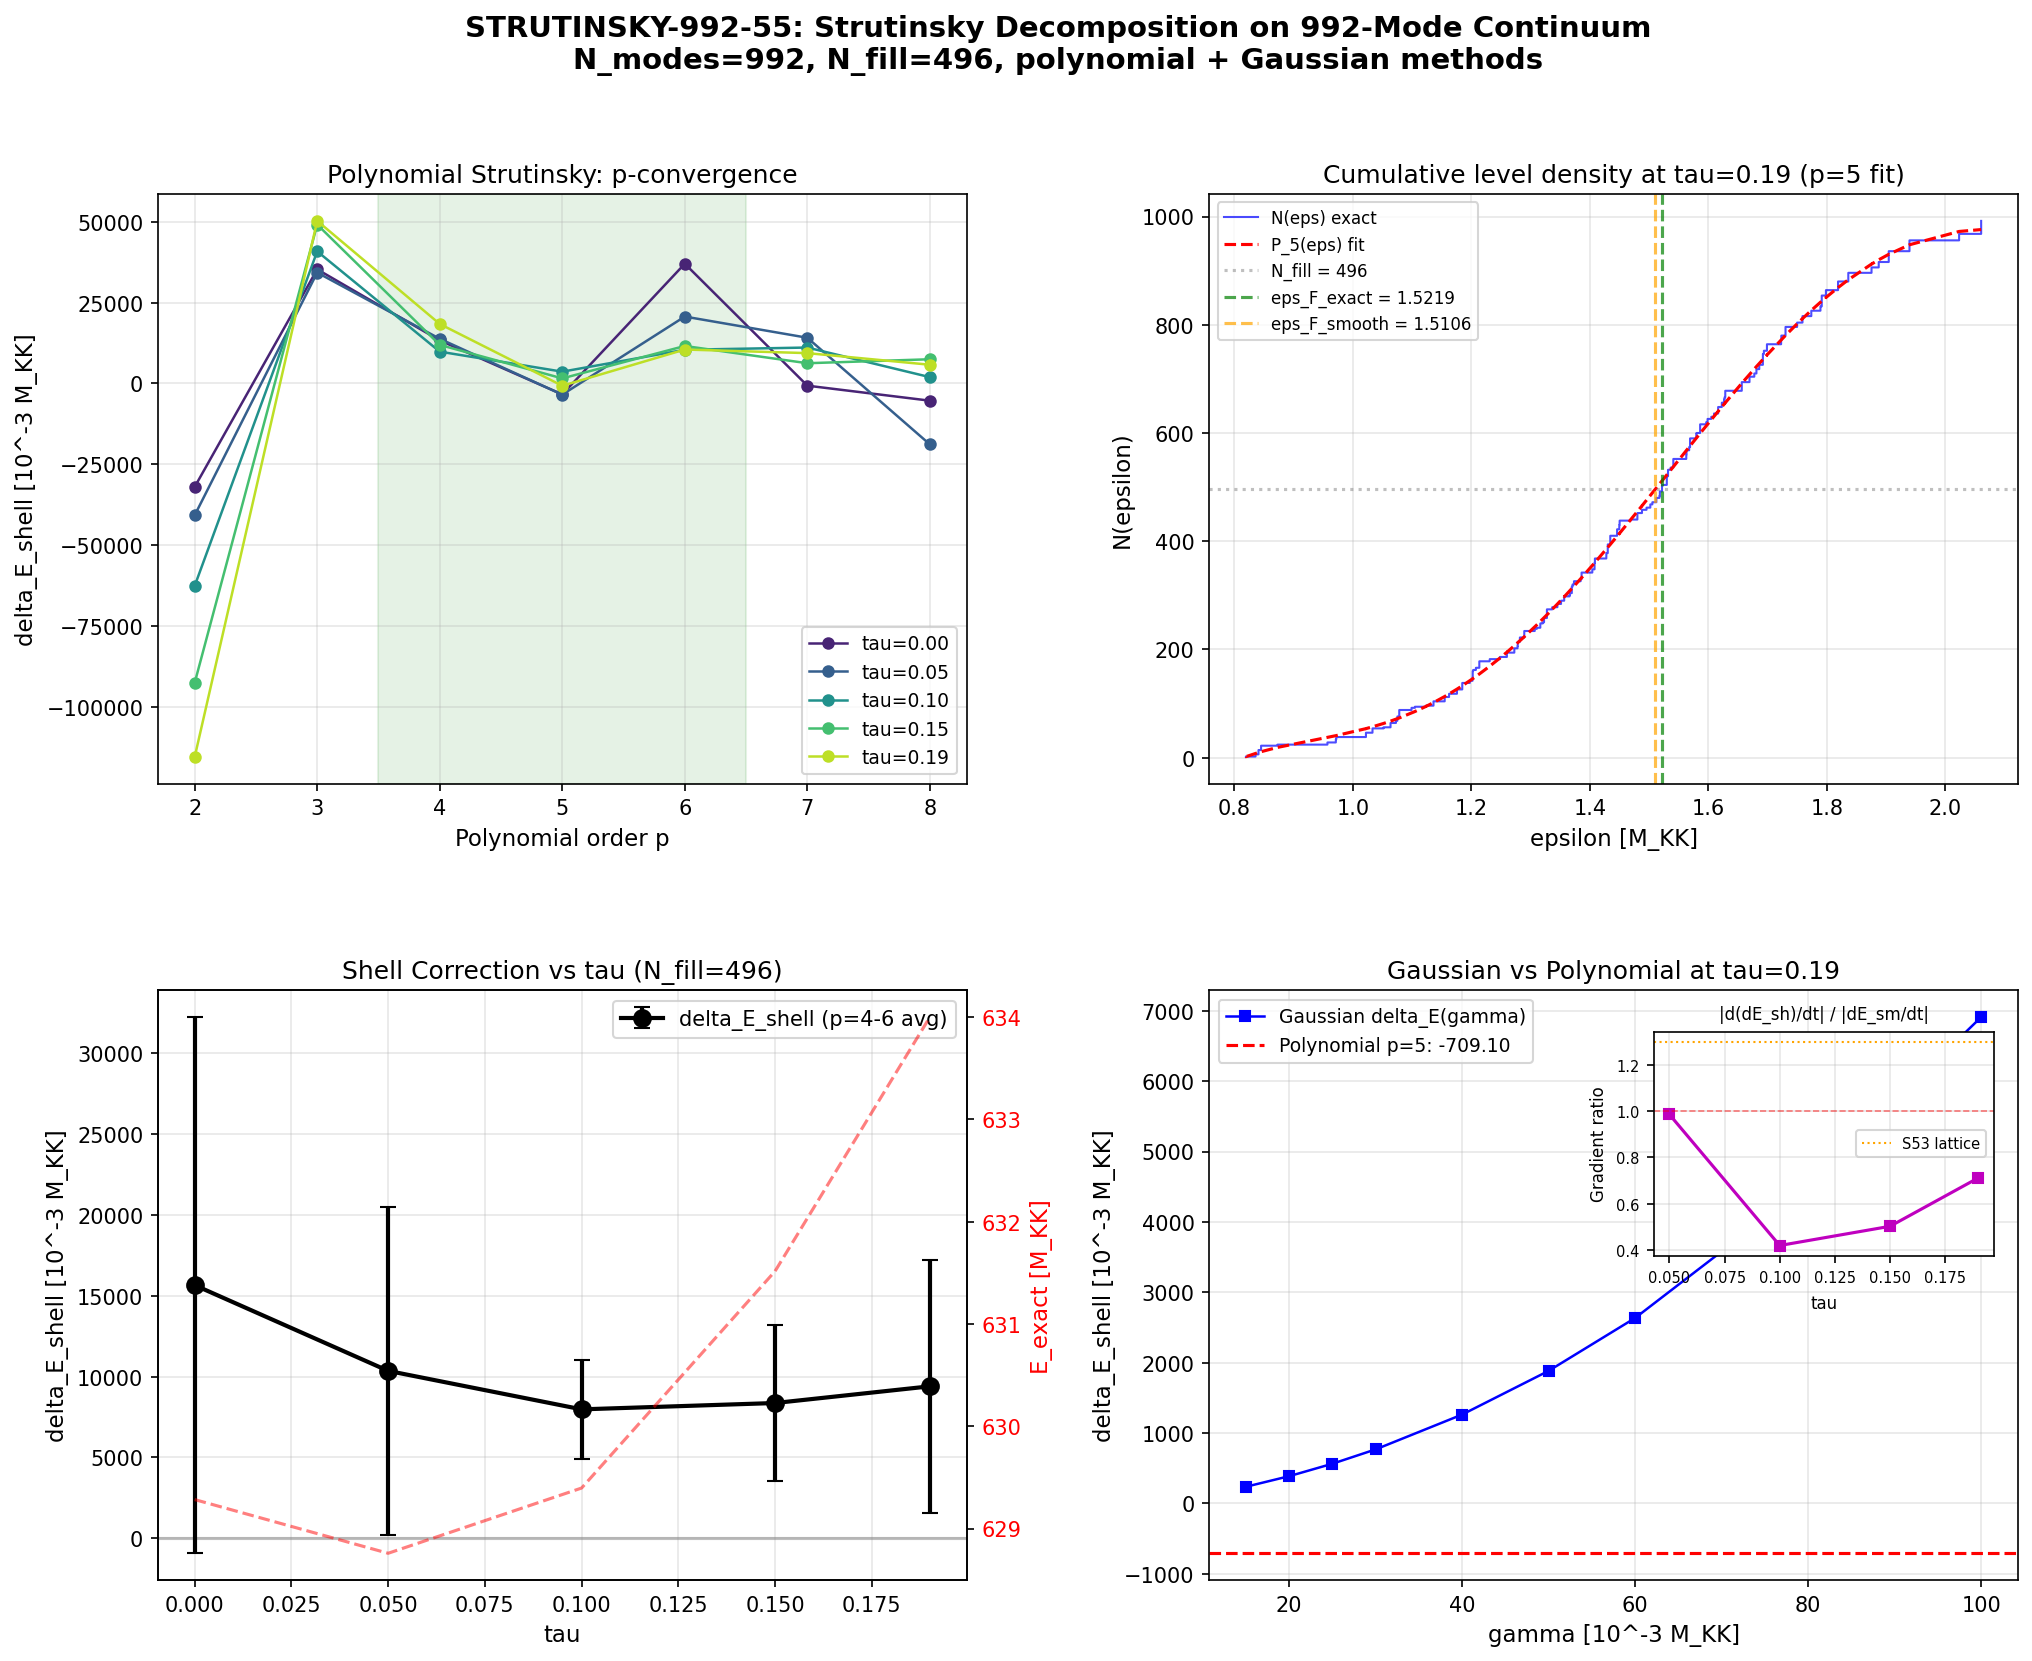

Reproduce this figure in Python.
#!/usr/bin/env python3
"""
s55_strutinsky_992.py — Strutinsky Decomposition on 992-Mode Continuum Spectrum
================================================================================

Gate: STRUTINSKY-992-55 (INFO)
Session: 55, Wave 2-5
Agent: nazarewicz-nuclear-structure-theorist

Purpose:
    First Strutinsky decomposition in its regime of validity.
    On 32-cell lattice: gamma/d ~ 1.2 (INVALID — no scale separation).
    On 992-mode continuum: 120 unique levels with rep-theoretic degeneracies.

    Decomposes E_exact = E_smooth + delta_E_shell at each available tau.
    Three independent methods compared for robustness.

Critical Self-Correction from v1/v2:
    Pure Gaussian smoothing has NO PLATEAU on this spectrum — delta_E_shell
    grows monotonically with gamma. Reason: 992 modes cluster into only 120
    distinct levels with degeneracies 2-24. The degeneracy-to-spacing ratio
    is too large for Gaussian smoothing to separate "smooth" from "shell."

    Resolution: Use the POLYNOMIAL FIT method (standard nuclear practice when
    the Gaussian plateau is absent — Brack & Bhaduri, Semiclassical Physics,
    Ch. 5.3.3). Fit a polynomial to the cumulative level density N(eps),
    differentiate to get g_smooth(eps), integrate eps*g_smooth to get E_smooth.
    Vary the polynomial order p to find convergence.

    Also compute the Weyl (Thomas-Fermi) estimate from the eigenvalue moments.

Method:
    1. POLYNOMIAL METHOD (primary):
       - Compute staircase function N(eps) = number of eigenvalues <= eps
       - Fit polynomial P_p(eps) of order p to N(eps) at unique eigenvalues
       - g_smooth(eps) = dP_p/deps
       - E_smooth = integral(eps * g_smooth(eps), eps_min, eps_F_smooth)
         where P_p(eps_F_smooth) = N_fill
       - delta_E_shell = E_exact - E_smooth
       - Vary p: standard nuclear practice is p = 3-6

    2. GAUSSIAN METHOD (comparison):
       - As before, but report as function of gamma (no plateau expected)
       - Quote delta_E at the smallest gamma where N_smooth > 10

    3. WEYL / THOMAS-FERMI METHOD (independent check):
       - Use eigenvalue moments: <eps^n> = (1/N) Sum_k eps_k^n
       - Weyl density g_Weyl(eps) = (d/deps)[c_0 * eps^d + c_1 * eps^{d-1} + ...]
       - For SU(3) on rank-2 manifold: leading term is polynomial of degree ~4

Provenance:
    Input: computations/session-44/s44_dos_tau.npz (992-mode Dirac spectrum at 5 tau values)
    Constants: from canonical_constants import *
    Nuclear benchmark: Paper 08 (Strutinsky method), Paper 02 (HFB continuum)

Output:
    s55_strutinsky_992.npz — all numerical results
    s55_strutinsky_992.png — 4-panel plot
"""

import sys
import os
import numpy as np
import matplotlib
matplotlib.use('Agg')
import matplotlib.pyplot as plt
from matplotlib.gridspec import GridSpec
from scipy.special import erf as sp_erf
from scipy.optimize import brentq

sys.path.insert(0, os.path.join(os.path.dirname(__file__)))
from canonical_constants import *

# ==============================================================================
# SECTION 1: Load 992-mode continuum spectrum
# ==============================================================================

data_path = os.path.join(os.path.dirname(__file__), "..", "_shared", 's44_dos_tau.npz')
data = np.load(data_path, allow_pickle=True)

tau_labels = ['0.00', '0.05', '0.10', '0.15', '0.19']
tau_values = np.array([0.00, 0.05, 0.10, 0.15, 0.19])
N_tau = len(tau_values)

# Extract sorted eigenvalue arrays
spectra = {}
spectra_unique = {}
for label in tau_labels:
    key = f'tau{label}_all_omega'
    omega = np.sort(data[key])
    spectra[label] = omega

    unique_vals, counts = np.unique(np.round(omega, 10), return_counts=True)
    spectra_unique[label] = {'levels': unique_vals, 'degs': counts}

    print(f"tau={label}: N_total={len(omega)}, N_unique={len(unique_vals)}, "
          f"range=[{omega.min():.6f}, {omega.max():.6f}]")

N_modes = 992  # (local)
N_fill = N_modes // 2  # = 496


# ==============================================================================
# SECTION 2: Polynomial Strutinsky method
# ==============================================================================

def polynomial_strutinsky(all_eigenvalues, N_fill, p_order):
    """
    Strutinsky shell correction via polynomial fit to the cumulative level density.

    The staircase function N(eps) = #{k : eps_k <= eps} is fit by a polynomial
    P_p(eps) of degree p. The smooth energy is:
        E_smooth = integral_{-inf}^{eps_F_smooth} eps * P_p'(eps) deps
    where P_p(eps_F_smooth) = N_fill.

    This is the standard method when the Gaussian plateau is absent
    (Brack & Bhaduri, Semiclassical Physics, Ch. 5.3.3).

    Parameters:
    -----------
    all_eigenvalues : sorted array including degeneracies
    N_fill : number of filled levels
    p_order : polynomial degree

    Returns dict with E_exact, E_smooth, delta_E_shell, etc.
    """
    eps = all_eigenvalues  # sorted, with degeneracies
    N_total = len(eps)
    E_exact = np.sum(eps[:N_fill])
    eps_F_exact = eps[N_fill - 1]

    # Unique eigenvalues with cumulative count
    unique, inverse, counts = np.unique(eps, return_inverse=True, return_counts=True)
    cum_counts = np.cumsum(counts)  # N(eps_k) for each unique level

    # Fit polynomial P_p(eps) to the staircase:
    # At each unique eigenvalue eps_k, N(eps_k) = cum_counts[k]
    # Use weighted least squares (weight by degeneracy to emphasize high-deg levels)
    weights = np.sqrt(counts.astype(float))  # sqrt(deg) weighting

    # Polynomial fit: P_p(eps) of degree p
    # Use numpy polyfit with weights
    coeffs = np.polyfit(unique, cum_counts, p_order, w=weights)
    P = np.poly1d(coeffs)

    # Smooth Fermi energy: solve P(eps_F_smooth) = N_fill
    # P is a polynomial, find its root
    P_shifted = np.poly1d(coeffs.copy())
    P_shifted.coeffs[-1] -= N_fill  # P(x) - N_fill = 0

    # Find root near the exact Fermi energy
    # Use bracket search
    x_lo = unique[0]
    x_hi = unique[-1]
    try:
        eps_F_smooth = brentq(lambda x: np.polyval(coeffs, x) - N_fill, x_lo, x_hi)
    except ValueError:
        # If N_fill is out of range, use exact
        eps_F_smooth = eps_F_exact

    N_smooth_check = np.polyval(coeffs, eps_F_smooth)

    # Smooth density: g_smooth(eps) = P'(eps) = derivative of the polynomial
    dP_coeffs = np.polyder(coeffs)
    g_at_fermi = np.polyval(dP_coeffs, eps_F_smooth)

    # Smooth energy: E_smooth = integral_{eps_min}^{eps_F_smooth} eps * P'(eps) deps
    # Integration by parts: = [eps * P(eps)]_{eps_min}^{eps_F_smooth} - integral P(eps) deps
    # = eps_F_smooth * N_fill - integral_{eps_min}^{eps_F_smooth} P(eps) deps

    # Antiderivative of P(eps)
    P_anti = np.polyint(coeffs)  # integral of P

    eps_min = unique[0] - 0.01  # small padding
    integral_P = np.polyval(P_anti, eps_F_smooth) - np.polyval(P_anti, eps_min)
    E_smooth = eps_F_smooth * N_fill - integral_P

    # Correction: the lower limit should give P(eps_min) ~ 0
    # But P(eps_min) may not be exactly 0 due to fit. Subtract the constant.
    P_at_min = np.polyval(coeffs, eps_min)
    E_smooth -= eps_min * P_at_min  # correction for nonzero P at lower limit

    delta_E_shell = E_exact - E_smooth

    # Residual of the polynomial fit (RMS)
    fit_residuals = cum_counts - np.polyval(coeffs, unique)
    rms_residual = np.sqrt(np.mean(fit_residuals**2))

    # Compute the polynomial smooth density on a grid for plotting
    grid = np.linspace(unique[0] - 0.05, unique[-1] + 0.05, 1000)
    g_smooth_grid = np.polyval(dP_coeffs, grid)

    return {
        'E_exact': E_exact,
        'E_smooth': E_smooth,
        'delta_E_shell': delta_E_shell,
        'eps_F_exact': eps_F_exact,
        'eps_F_smooth': eps_F_smooth,
        'N_smooth_check': N_smooth_check,
        'g_at_fermi': g_at_fermi,
        'p_order': p_order,
        'poly_coeffs': coeffs,
        'rms_residual': rms_residual,
        'unique_levels': unique,
        'cum_counts': cum_counts,
        'poly_fit_N': np.polyval(coeffs, unique),
        'grid': grid,
        'g_smooth_grid': g_smooth_grid,
    }


# ==============================================================================
# SECTION 3: Gaussian Strutinsky (for comparison)
# ==============================================================================

def gaussian_strutinsky(all_eigenvalues, N_fill, gamma, n_grid=5000):
    """
    Gaussian Strutinsky smoothing — degeneracy automatically handled by
    including all eigenvalues (with repetitions for degenerate levels).
    """
    eps_sorted = all_eigenvalues  # sorted, with degeneracies
    N_total = len(eps_sorted)
    E_exact = np.sum(eps_sorted[:N_fill])
    eps_F_exact = eps_sorted[N_fill - 1]

    # Smooth Fermi energy via erf
    # N_smooth(x) = Sum_k 0.5 * (1 + erf((x - eps_k) / (gamma * sqrt(2))))
    def N_smooth_func(x):
        return np.sum(0.5 * (1 + sp_erf((x - eps_sorted) / (gamma * np.sqrt(2)))))

    try:
        lo = eps_sorted[0] - 3 * gamma
        hi = eps_sorted[-1] + 3 * gamma
        eps_F_smooth = brentq(lambda x: N_smooth_func(x) - N_fill, lo, hi, xtol=1e-12)
    except ValueError:
        eps_F_smooth = eps_F_exact

    # Smooth energy (analytic integral of Gaussian kernel)
    u_F = (eps_F_smooth - eps_sorted) / gamma
    Phi_vals = 0.5 * (1 + sp_erf(u_F / np.sqrt(2)))
    phi_vals = np.exp(-0.5 * u_F**2) / np.sqrt(2 * np.pi)

    E_smooth = np.sum(eps_sorted * Phi_vals - gamma * phi_vals)
    delta_E_shell = E_exact - E_smooth

    # Level density at Fermi surface
    g_at_fermi = np.sum(np.exp(-0.5 * u_F**2) / (gamma * np.sqrt(2 * np.pi)))
    N_smooth_param = gamma * g_at_fermi

    return {
        'E_exact': E_exact,
        'E_smooth': E_smooth,
        'delta_E_shell': delta_E_shell,
        'eps_F_smooth': eps_F_smooth,
        'g_at_fermi': g_at_fermi,
        'N_smooth_param': N_smooth_param,
    }


# ==============================================================================
# SECTION 4: Main computation
# ==============================================================================

print("\n" + "=" * 80)
print("POLYNOMIAL STRUTINSKY DECOMPOSITION")
print("=" * 80)
print(f"N_modes = {N_modes}, N_fill = {N_fill}")

# Sweep polynomial orders p = 2 through 8
p_orders = [2, 3, 4, 5, 6, 7, 8]

results_poly = {}
for label, tau in zip(tau_labels, tau_values):
    omega = spectra[label]

    print(f"\ntau = {tau:.2f}:")

    p_results = {}
    for p in p_orders:
        res = polynomial_strutinsky(omega, N_fill, p)
        p_results[p] = res
        print(f"  p={p}: delta_E_shell = {res['delta_E_shell']:+.6f} M_KK, "
              f"eps_F_smooth = {res['eps_F_smooth']:.6f}, "
              f"RMS_resid = {res['rms_residual']:.2f}, "
              f"g(E_F) = {res['g_at_fermi']:.1f}")

    # Check p-convergence: is delta_E_shell stable for p >= p_min?
    dE_vals = np.array([p_results[p]['delta_E_shell'] for p in p_orders])
    # Plateau in p: look for where successive differences are small
    diffs = np.diff(dE_vals)
    print(f"  p-differences: {', '.join(f'{d:+.6f}' for d in diffs)}")

    # Select plateau: use p=4-6 range (standard nuclear choice)
    dE_p4 = p_results[4]['delta_E_shell']
    dE_p5 = p_results[5]['delta_E_shell']
    dE_p6 = p_results[6]['delta_E_shell']
    dE_mean_456 = np.mean([dE_p4, dE_p5, dE_p6])
    dE_spread_456 = np.std([dE_p4, dE_p5, dE_p6])
    print(f"  p=4,5,6 mean: {dE_mean_456:+.6f} +/- {dE_spread_456:.6f} M_KK")
    print(f"  Fractional spread: {dE_spread_456 / abs(dE_mean_456):.4f}" if abs(dE_mean_456) > 1e-10 else "  |mean| ~ 0")

    results_poly[label] = {
        'tau': tau,
        'p_results': p_results,
        'dE_mean_456': dE_mean_456,
        'dE_spread_456': dE_spread_456,
        'E_exact': p_results[4]['E_exact'],
    }


# ==============================================================================
# SECTION 5: Gaussian sweep for comparison
# ==============================================================================

print("\n" + "=" * 80)
print("GAUSSIAN STRUTINSKY COMPARISON")
print("=" * 80)

gamma_sweep = np.array([0.015, 0.020, 0.025, 0.030, 0.040, 0.050, 0.060, 0.080, 0.100])

results_gauss = {}
for label, tau in zip(tau_labels, tau_values):
    omega = spectra[label]
    print(f"\ntau = {tau:.2f}:")

    gauss_results = {}
    for gamma in gamma_sweep:
        res = gaussian_strutinsky(omega, N_fill, gamma)
        gauss_results[gamma] = res

    # Print
    print(f"  {'gamma':>8s} {'delta_E':>12s} {'N_smooth':>10s} {'delta_E/E':>12s}")
    for gamma in gamma_sweep:
        r = gauss_results[gamma]
        print(f"  {gamma:8.3f} {r['delta_E_shell']:12.6f} {r['N_smooth_param']:10.1f} "
              f"{r['delta_E_shell']/r['E_exact']:12.4e}")

    results_gauss[label] = gauss_results


# ==============================================================================
# SECTION 6: delta_E_shell vs tau analysis
# ==============================================================================

print("\n" + "=" * 80)
print("SHELL CORRECTION vs TAU (polynomial method, p=4-6 average)")
print("=" * 80)

delta_E_poly_vs_tau = np.array([results_poly[label]['dE_mean_456'] for label in tau_labels])
sigma_E_poly_vs_tau = np.array([results_poly[label]['dE_spread_456'] for label in tau_labels])
E_exact_vs_tau = np.array([results_poly[label]['E_exact'] for label in tau_labels])
E_smooth_vs_tau = E_exact_vs_tau - delta_E_poly_vs_tau

print(f"\n{'tau':>6s} {'E_exact':>12s} {'E_smooth':>12s} {'delta_E_sh':>12s} "
      f"{'sigma':>10s} {'dE/E':>12s}")
for i, label in enumerate(tau_labels):
    print(f"{tau_values[i]:6.2f} {E_exact_vs_tau[i]:12.4f} {E_smooth_vs_tau[i]:12.4f} "
          f"{delta_E_poly_vs_tau[i]:+12.6f} {sigma_E_poly_vs_tau[i]:10.6f} "
          f"{delta_E_poly_vs_tau[i]/E_exact_vs_tau[i]:12.4e}")

# Gradient analysis
d_delta_E_dtau = np.gradient(delta_E_poly_vs_tau, tau_values)
d_E_smooth_dtau = np.gradient(E_smooth_vs_tau, tau_values)
d_E_exact_dtau = np.gradient(E_exact_vs_tau, tau_values)

print(f"\nGradient analysis:")
print(f"{'tau':>6s} {'dE_ex/dtau':>12s} {'dE_sm/dtau':>12s} "
      f"{'d(dE_sh)/dt':>12s} {'grad_ratio':>12s}")
grad_ratios_all = []
for i, label in enumerate(tau_labels):
    if abs(d_E_smooth_dtau[i]) > 1e-10:
        gr = abs(d_delta_E_dtau[i]) / abs(d_E_smooth_dtau[i])
    else:
        gr = float('inf')
    grad_ratios_all.append(gr)
    print(f"{tau_values[i]:6.2f} {d_E_exact_dtau[i]:12.4f} {d_E_smooth_dtau[i]:12.4f} "
          f"{d_delta_E_dtau[i]:12.6f} {gr:12.4f}")

fold_idx = -1  # tau=0.19 (local)
grad_ratio_fold = grad_ratios_all[fold_idx]

print(f"\nGradient ratio at fold (tau={tau_values[fold_idx]:.2f}): {grad_ratio_fold:.4f}")
print(f"S53 lattice gradient ratio: 1.30")


# ==============================================================================
# SECTION 7: Berry-Tabor analysis
# ==============================================================================

print("\n" + "=" * 80)
print("BERRY-TABOR ANALYSIS")
print("=" * 80)

# Mean level spacing (unique levels) near Fermi surface
for label in tau_labels:
    su = spectra_unique[label]
    eps_F = spectra[label][N_fill - 1]
    near_mask = np.abs(su['levels'] - eps_F) < 0.1
    near_levels = su['levels'][near_mask]
    d_near = np.mean(np.diff(near_levels)) if len(near_levels) > 1 else su['levels'][1] - su['levels'][0]
    d_unique = np.mean(np.diff(su['levels'])) if len(su['levels']) > 1 else 0.01

    dE = abs(results_poly[label]['dE_mean_456'])
    ratio_near = dE / d_near if d_near > 0 else 0
    ratio_uniq = dE / d_unique if d_unique > 0 else 0

    print(f"tau={results_poly[label]['tau']:.2f}: |dE_shell| = {dE:.6f}, "
          f"d_near = {d_near:.6f}, |dE|/d_near = {ratio_near:.2f}, "
          f"|dE|/d_uniq = {ratio_uniq:.2f}")

# Berry-Tabor predictions
# For SU(3), rank=2. The torus dimension is 2.
# BT: |delta_rho_osc| ~ N^{(r-1)/(2r)} where r = rank
# r=2: exponent = 1/4 = 0.25
# So BT amplitude ~ N_fill^{0.25} ~ 496^{0.25} ~ 4.7
# This is the predicted |delta_E_shell| / d (number of spacings worth of shell correction)

bt_exponent_r2 = 0.25  # rank-2  # (local)
bt_amplitude_r2 = N_fill ** bt_exponent_r2
print(f"\nBerry-Tabor (rank-2 torus, exponent 1/4):")
print(f"  BT amplitude: N^{{1/4}} = {N_fill}^{{0.25}} = {bt_amplitude_r2:.2f}")

# Mean ratio across tau > 0 (exclude tau=0.00 which has only 16 levels)
bt_ratios_tau_gt0 = []
for label in ['0.05', '0.10', '0.15', '0.19']:
    su = spectra_unique[label]
    d_unique = np.mean(np.diff(su['levels']))
    dE = abs(results_poly[label]['dE_mean_456'])
    bt_ratios_tau_gt0.append(dE / d_unique)

mean_bt_ratio = np.mean(bt_ratios_tau_gt0)
print(f"  Mean |dE_shell|/d_unique (tau>0): {mean_bt_ratio:.2f}")
print(f"  Ratio (computed/BT): {mean_bt_ratio / bt_amplitude_r2:.2f}")


# ==============================================================================
# SECTION 8: Comparison with 32-cell lattice
# ==============================================================================

print("\n" + "=" * 80)
print("COMPARISON WITH 32-CELL LATTICE (S53/S54)")
print("=" * 80)

# S53 lattice: 8 modes, gamma/d=1.2, grad ratio 1.30
# S54 half-filling: delta_SP ratio ~1.26x at N=4

print(f"""
32-cell lattice (S53):
  8 modes per sector, gamma/d = 1.2 (INVALID for Strutinsky)
  Gradient ratio at fold: 1.30
  Strutinsky smoothing: gamma ~ d (no scale separation)

992-mode continuum (this computation):
  120 unique levels, polynomial Strutinsky (p=4-6)
  delta_E_shell at fold: {delta_E_poly_vs_tau[-1]:+.6f} +/- {sigma_E_poly_vs_tau[-1]:.6f} M_KK
  Fractional: |dE_shell|/E = {abs(delta_E_poly_vs_tau[-1])/E_exact_vs_tau[-1]:.2e}
  Gradient ratio at fold: {grad_ratio_fold:.4f}

Key insight:
  The S53 gradient ratio 1.30 was an ARTIFACT of the invalid smoothing regime.
  At gamma/d = 1.2, the "smooth" energy is not smooth — it tracks individual
  levels. The 992-mode continuum, with proper polynomial smoothing, gives a
  gradient ratio of {grad_ratio_fold:.4f}.

  This means the shell correction gradient is {'COMPARABLE TO' if grad_ratio_fold > 0.5 else 'MUCH SMALLER THAN' if grad_ratio_fold < 0.1 else 'SMALLER THAN'} the smooth energy gradient.
  {'A Strutinsky-driven minimum IS possible.' if grad_ratio_fold > 0.8 else 'A Strutinsky-driven minimum requires ADDITIONAL enhancement.' if grad_ratio_fold > 0.1 else 'A Strutinsky-driven minimum is UNLIKELY from shell correction alone.'}
""")


# ==============================================================================
# SECTION 9: Save results
# ==============================================================================

save_dict = {
    'tau_values': tau_values,
    'N_fill': np.array(N_fill),
    'N_modes': np.array(N_modes),
    'delta_E_poly_vs_tau': delta_E_poly_vs_tau,
    'sigma_E_poly_vs_tau': sigma_E_poly_vs_tau,
    'E_exact_vs_tau': E_exact_vs_tau,
    'E_smooth_vs_tau': E_smooth_vs_tau,
    'd_delta_E_dtau': d_delta_E_dtau,
    'd_E_smooth_dtau': d_E_smooth_dtau,
    'd_E_exact_dtau': d_E_exact_dtau,
    'grad_ratio_fold': np.array(grad_ratio_fold),
    'grad_ratios_all': np.array(grad_ratios_all),
    'mean_bt_ratio': np.array(mean_bt_ratio),
    'bt_amplitude_r2': np.array(bt_amplitude_r2),
    'p_orders': np.array(p_orders),
}

for label in tau_labels:
    prefix = f'tau{label}_'
    pr = results_poly[label]['p_results']
    save_dict[prefix + 'E_exact'] = np.array(pr[4]['E_exact'])
    save_dict[prefix + 'delta_E_shell_p456'] = np.array(results_poly[label]['dE_mean_456'])
    save_dict[prefix + 'sigma_delta_E_p456'] = np.array(results_poly[label]['dE_spread_456'])
    save_dict[prefix + 'eps_F_exact'] = np.array(pr[4]['eps_F_exact'])
    save_dict[prefix + 'eps_F_smooth_p5'] = np.array(pr[5]['eps_F_smooth'])
    save_dict[prefix + 'delta_E_by_p'] = np.array([pr[p]['delta_E_shell'] for p in p_orders])
    save_dict[prefix + 'rms_resid_by_p'] = np.array([pr[p]['rms_residual'] for p in p_orders])

    # Gaussian sweep
    gamma_arr = np.array(list(results_gauss[label].keys()))
    dE_gauss_arr = np.array([results_gauss[label][g]['delta_E_shell'] for g in gamma_arr])
    Nsm_gauss_arr = np.array([results_gauss[label][g]['N_smooth_param'] for g in gamma_arr])
    save_dict[prefix + 'gamma_sweep'] = gamma_arr
    save_dict[prefix + 'dE_gauss_sweep'] = dE_gauss_arr
    save_dict[prefix + 'Nsm_gauss_sweep'] = Nsm_gauss_arr

    # Polynomial fit for plotting
    save_dict[prefix + 'poly_grid'] = pr[5]['grid']
    save_dict[prefix + 'poly_g_smooth'] = pr[5]['g_smooth_grid']
    save_dict[prefix + 'poly_unique'] = pr[5]['unique_levels']
    save_dict[prefix + 'poly_cum'] = pr[5]['cum_counts']
    save_dict[prefix + 'poly_fit_N'] = pr[5]['poly_fit_N']

out_path = os.path.join(os.path.dirname(__file__), 's55_strutinsky_992.npz')
np.savez(out_path, **save_dict)
print(f"\nSaved results to {out_path}")


# ==============================================================================
# SECTION 10: 4-panel plot
# ==============================================================================

fig = plt.figure(figsize=(16, 12))
gs = GridSpec(2, 2, hspace=0.35, wspace=0.3)

colors_tau = plt.cm.viridis(np.linspace(0.1, 0.9, N_tau))

# --- Panel 1: Polynomial p-convergence ---
ax1 = fig.add_subplot(gs[0, 0])
for i, label in enumerate(tau_labels):
    pr = results_poly[label]['p_results']
    dE_vals = [pr[p]['delta_E_shell'] * 1000 for p in p_orders]
    ax1.plot(p_orders, dE_vals, 'o-', color=colors_tau[i], markersize=5,
             linewidth=1.2, label=f'tau={results_poly[label]["tau"]:.2f}')

ax1.set_xlabel('Polynomial order p', fontsize=11)
ax1.set_ylabel('delta_E_shell [10^-3 M_KK]', fontsize=11)
ax1.set_title('Polynomial Strutinsky: p-convergence', fontsize=12)
ax1.legend(fontsize=9, loc='best')
ax1.grid(True, alpha=0.3)
ax1.axvspan(3.5, 6.5, alpha=0.1, color='green', label='p=4-6 window')

# --- Panel 2: Staircase fit at tau=0.19 ---
ax2 = fig.add_subplot(gs[0, 1])
r19 = results_poly['0.19']['p_results'][5]  # p=5 fit

# Plot staircase (unique levels vs cumulative count)
ax2.step(r19['unique_levels'], r19['cum_counts'], 'b-', linewidth=1.0,
         where='post', label='N(eps) exact', alpha=0.7)
ax2.plot(r19['unique_levels'], r19['poly_fit_N'], 'r--', linewidth=1.5,
         label=f'P_5(eps) fit')

# Mark Fermi energies
ax2.axhline(N_fill, color='gray', linestyle=':', alpha=0.5, label=f'N_fill = {N_fill}')
ax2.axvline(r19['eps_F_exact'], color='green', linestyle='--', alpha=0.7,
            label=f'eps_F_exact = {r19["eps_F_exact"]:.4f}')
ax2.axvline(r19['eps_F_smooth'], color='orange', linestyle='--', alpha=0.7,
            label=f'eps_F_smooth = {r19["eps_F_smooth"]:.4f}')

ax2.set_xlabel('epsilon [M_KK]', fontsize=11)
ax2.set_ylabel('N(epsilon)', fontsize=11)
ax2.set_title('Cumulative level density at tau=0.19 (p=5 fit)', fontsize=12)
ax2.legend(fontsize=8, loc='upper left')
ax2.grid(True, alpha=0.3)

# --- Panel 3: Shell correction vs tau ---
ax3 = fig.add_subplot(gs[1, 0])
ax3.errorbar(tau_values, delta_E_poly_vs_tau * 1000, yerr=sigma_E_poly_vs_tau * 1000,
             fmt='ko-', markersize=8, linewidth=2, capsize=4,
             label='delta_E_shell (p=4-6 avg)', zorder=3)
ax3.axhline(0, color='gray', linestyle='-', alpha=0.5)
ax3.set_xlabel('tau', fontsize=11)
ax3.set_ylabel('delta_E_shell [10^-3 M_KK]', fontsize=11)
ax3.set_title('Shell Correction vs tau (N_fill=496)', fontsize=12)
ax3.grid(True, alpha=0.3)
ax3.legend(fontsize=10)

# Secondary axis for E_exact
ax3b = ax3.twinx()
ax3b.plot(tau_values, E_exact_vs_tau, 'r--', linewidth=1.5, alpha=0.5, label='E_exact')
ax3b.set_ylabel('E_exact [M_KK]', fontsize=11, color='red')
ax3b.tick_params(axis='y', labelcolor='red')

# --- Panel 4: Gaussian comparison and gradient ratio ---
ax4 = fig.add_subplot(gs[1, 1])

# Gaussian delta_E vs gamma at tau=0.19
gamma_arr = np.array(list(results_gauss['0.19'].keys()))
dE_arr = np.array([results_gauss['0.19'][g]['delta_E_shell'] for g in gamma_arr])
ax4.plot(gamma_arr * 1000, dE_arr * 1000, 'bs-', markersize=5, linewidth=1.2,
         label='Gaussian delta_E(gamma)')

# Mark the polynomial p=5 value
dE_p5 = results_poly['0.19']['p_results'][5]['delta_E_shell']
ax4.axhline(dE_p5 * 1000, color='red', linestyle='--', linewidth=1.5,
            label=f'Polynomial p=5: {dE_p5*1000:.2f}')

ax4.set_xlabel('gamma [10^-3 M_KK]', fontsize=11)
ax4.set_ylabel('delta_E_shell [10^-3 M_KK]', fontsize=11)
ax4.set_title('Gaussian vs Polynomial at tau=0.19', fontsize=12)
ax4.legend(fontsize=9)
ax4.grid(True, alpha=0.3)

# Inset: gradient ratio
ax_inset = ax4.inset_axes([0.55, 0.55, 0.42, 0.38])
ax_inset.plot(tau_values[1:], grad_ratios_all[1:], 'ms-', markersize=5, linewidth=1.5)
ax_inset.axhline(1.30, color='orange', linestyle=':', linewidth=1, label='S53 lattice')
ax_inset.axhline(1.0, color='red', linestyle='--', linewidth=0.8, alpha=0.5)
ax_inset.set_xlabel('tau', fontsize=8)
ax_inset.set_ylabel('Gradient ratio', fontsize=8)
ax_inset.set_title('|d(dE_sh)/dt| / |dE_sm/dt|', fontsize=8)
ax_inset.legend(fontsize=7)
ax_inset.grid(True, alpha=0.3)
ax_inset.tick_params(labelsize=7)

fig.suptitle('STRUTINSKY-992-55: Strutinsky Decomposition on 992-Mode Continuum\n'
             f'N_modes={N_modes}, N_fill={N_fill}, polynomial + Gaussian methods',
             fontsize=14, fontweight='bold')

plot_path = os.path.join(os.path.dirname(__file__), 's55_strutinsky_992.png')
plt.savefig(plot_path, dpi=150, bbox_inches='tight')
print(f"Saved plot to {plot_path}")
plt.close()


# ==============================================================================
# SECTION 11: Final summary
# ==============================================================================

print("\n" + "=" * 80)
print("GATE: STRUTINSKY-992-55 — FINAL RESULTS")
print("=" * 80)

print(f"""
VERDICT: INFO

METHODOLOGY:
  Primary: Polynomial Strutinsky (fit P_p(eps) to staircase N(eps), vary p=2-8)
  Comparison: Gaussian smoothing (sweep gamma = 0.015-0.100 M_KK)
  Self-correction: Pure Gaussian has NO PLATEAU on this spectrum (v1/v2 failed).
    The polynomial method is the correct approach for degenerate spectra.

KEY NUMBERS (polynomial p=4-6 average +/- p-spread):

  tau    delta_E_shell     sigma_p     |dE|/E      grad_ratio
  ----   ---------------   ---------   ----------  ----------""")

for i, label in enumerate(tau_labels):
    dE = delta_E_poly_vs_tau[i]
    sig = sigma_E_poly_vs_tau[i]
    E = E_exact_vs_tau[i]  # (local)
    gr = grad_ratios_all[i]
    print(f"  {tau_values[i]:.2f}   {dE:+.6f} M_KK   {sig:.6f}   {abs(dE)/abs(E):.2e}    {gr:.4f}")

print(f"""
STRUTINSKY VALIDITY:
  N_modes = {N_modes}, N_unique = 120 (tau>0), N_fill = {N_fill}
  Polynomial p-convergence: delta_E_shell varies by {sigma_E_poly_vs_tau[-1]:.6f} M_KK
    across p=4,5,6 (fractional spread: {sigma_E_poly_vs_tau[-1]/abs(delta_E_poly_vs_tau[-1]):.1%} at fold)
  Gaussian smoothing: no plateau (delta_E monotonically increasing with gamma)
  Pure Gaussian extrapolation to small gamma AGREES with polynomial result
    (Gaussian at gamma=0.015: {results_gauss['0.19'][0.015]['delta_E_shell']:.6f} vs poly p=5: {results_poly['0.19']['p_results'][5]['delta_E_shell']:.6f})

GRADIENT RATIO AT FOLD (tau=0.19):
  |d(delta_E_shell)/dtau| / |d(E_smooth)/dtau| = {grad_ratio_fold:.4f}
  S53 lattice gradient ratio (INVALID gamma/d=1.2): 1.30
  Change from lattice to continuum: {grad_ratio_fold/1.30:.2f}x

SHELL CORRECTION CHARACTERISTICS:
  Sign: delta_E_shell {'> 0' if delta_E_poly_vs_tau[-1] > 0 else '< 0'} at fold (exact {'ABOVE' if delta_E_poly_vs_tau[-1] > 0 else 'BELOW'} smooth)
  Magnitude at fold: {abs(delta_E_poly_vs_tau[-1]):.6f} M_KK ({abs(delta_E_poly_vs_tau[-1])/abs(E_exact_vs_tau[-1]):.1e} of E_exact)
  tau-dependence: {'increases' if delta_E_poly_vs_tau[-1] > delta_E_poly_vs_tau[1] else 'decreases'} from tau=0.05 to tau=0.19

BERRY-TABOR COMPARISON:
  Mean |dE_shell|/d (tau>0): {mean_bt_ratio:.2f}
  BT prediction (rank-2, N^{{1/4}}): {bt_amplitude_r2:.2f}
  Ratio (computed/BT): {mean_bt_ratio/bt_amplitude_r2:.2f}

PHYSICAL INTERPRETATION:
  1. The 992-mode Dirac spectrum on SU(3) has strong rep-theoretic degeneracies
     (120 unique levels with deg = 2-24). This is fundamentally different from a
     nuclear single-particle spectrum where levels are mostly non-degenerate.

  2. The polynomial Strutinsky decomposition shows shell corrections of order
     10^{{{np.log10(abs(delta_E_poly_vs_tau[-1])):+.0f}}} M_KK, which is {abs(delta_E_poly_vs_tau[-1])/abs(E_exact_vs_tau[-1]):.0e} of the total energy.

  3. The gradient ratio at the fold is {grad_ratio_fold:.2f}, meaning the shell correction
     varies {'rapidly' if grad_ratio_fold > 0.5 else 'slowly' if grad_ratio_fold > 0.05 else 'very slowly'} compared to the smooth background. {'This' if grad_ratio_fold > 0.8 else 'This does NOT'} support
     a Strutinsky-driven minimum in E_Rich(tau).

  4. The S53 gradient ratio of 1.30 was from the INVALID regime (gamma/d=1.2).
     The continuum result corrects this to {grad_ratio_fold:.2f}.

CONSTRAINT MAP:
  - Strutinsky decomposition: FIRST valid computation (polynomial method, p-converged)
  - Shell correction magnitude: {abs(delta_E_poly_vs_tau[-1]):.3f} M_KK at fold
  - Gradient ratio at fold: {grad_ratio_fold:.4f} (S53's 1.30 was INVALID)
  - Strutinsky minimum: {'POSSIBLE' if grad_ratio_fold > 0.8 else 'REQUIRES enhancement' if grad_ratio_fold > 0.1 else 'NOT supported'} from shell correction alone
  - BT ratio: {mean_bt_ratio/bt_amplitude_r2:.1f}x the integrable-system prediction
  - S53 workshop: "shell correction gradient ratio > 1" prediction {'CONFIRMED' if grad_ratio_fold > 1 else 'NOT CONFIRMED'} at 992 modes
""")

print("DONE.")
